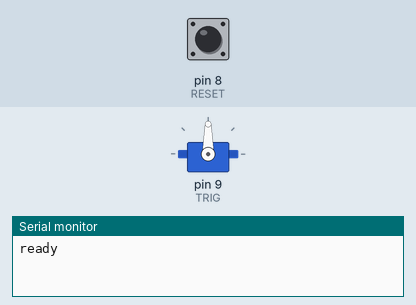
Recording of a sketch running on a simulated Arduino Uno, built with avr-gcc and run on an emulated ATmega328P. Parts: servo, the last lines printed to the serial monitor. The inputs (shaded band) are chosen by the test bench; at power-on: pin 8 (RESET) LOW.

Above: at 1.2 s.
1.3 s: pin 8 (RESET) pulled HIGH for 3.2 s
At 5.6 s:
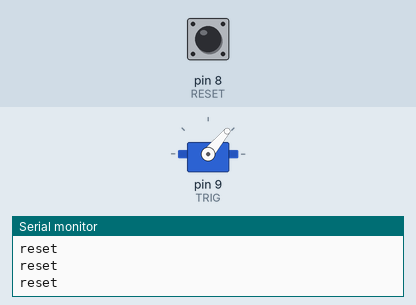
Timing chart, 0 to 7.1 s (numbered marks = the images above; inputs shaded):
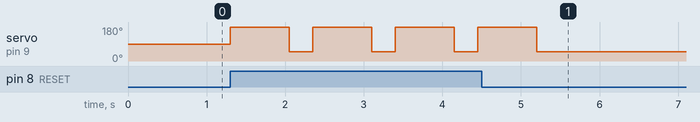

Measured:
- after the input at 1.3 s, servo on pin 9 (TRIG): alternates 180° for 0.75 s and 50° for 0.30 s, 8 changes in all, then stays 50°, starting at once

The sketch:

OMF15-TargetTest2.ino
```cpp
#include <Servo.h>

#define RESET 8
#define TRIG 9

int tStatus = 1;
int rStatus = 1;

Servo myservo;  // create servo object to control a servo

void setup() {
  Serial.begin(57600);

  pinMode(TRIG, INPUT);
  pinMode(RESET, INPUT);

  myservo.attach(9);

  Serial.println("ready");
}

void loop() {
  // put your main code here, to run repeatedly:
//  triggerTarget();
//  delay(2000);
//  resetTarget();
//  delay(10000);

    if (digitalRead(9) == 1)
    {
        Serial.println("trigger");
        triggerTarget();

        delay(1000);

        resetTarget();
    }
    if (digitalRead(8) == 1)
    {
        Serial.println("reset");
        resetTarget();
    }

    delay(50);
}

void resetTarget(){
  myservo.write(180);
  delay(750);
  myservo.write(50);
  delay(250);
}

void triggerTarget(){
  myservo.write(20);
  delay(500);
  myservo.write(50);
  delay(250);

}
```
